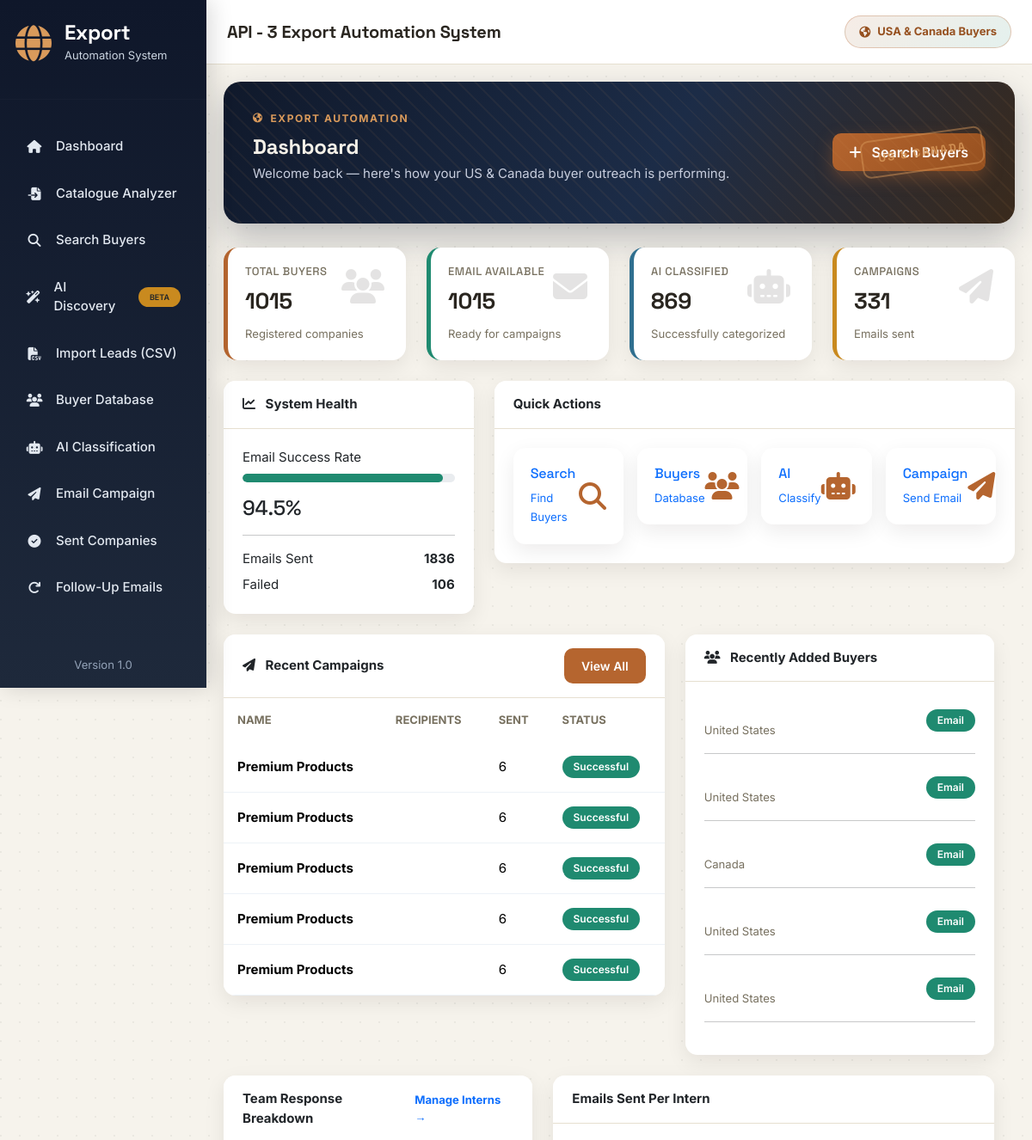
Page /dashboard (upper part) on the earlier database version.
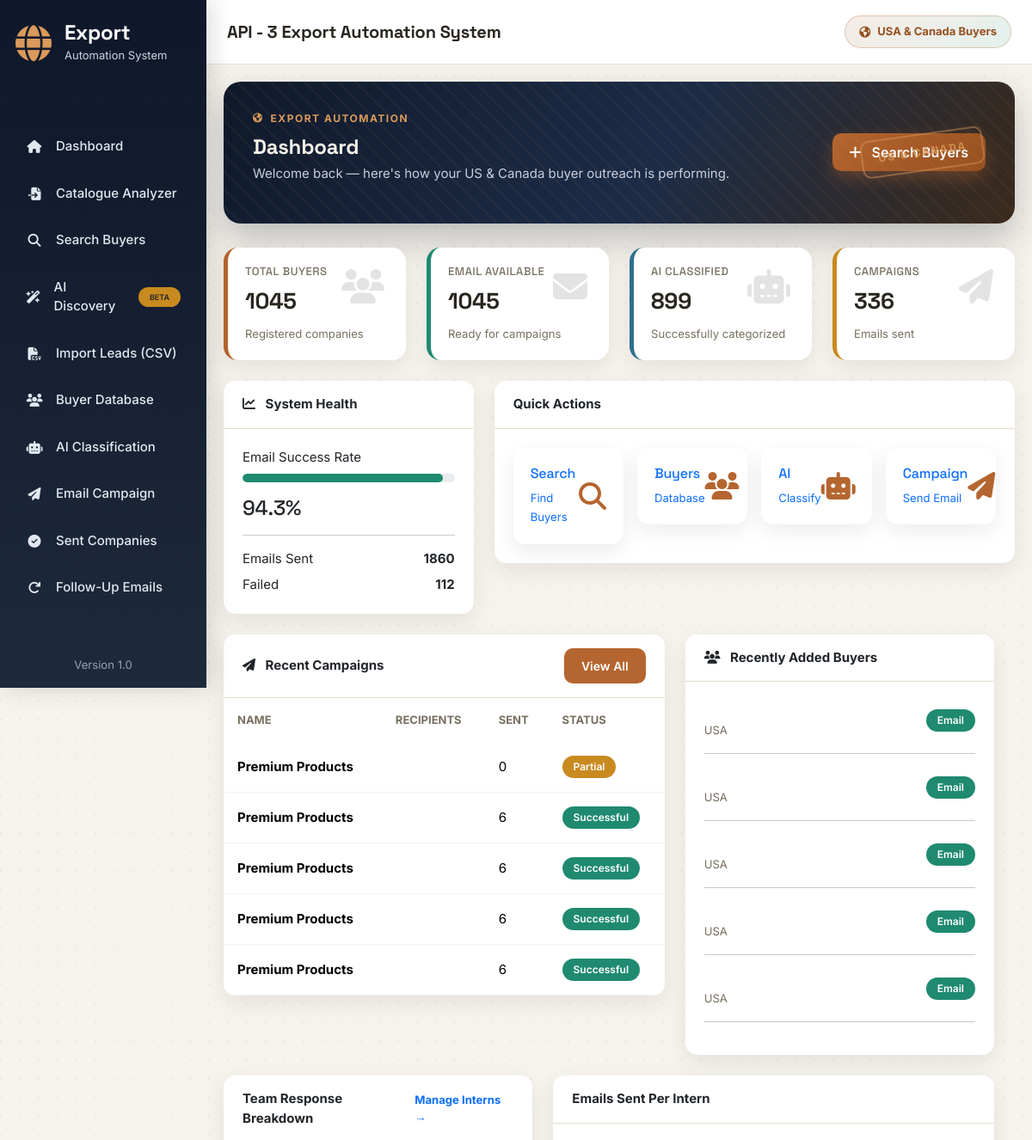
Same page on the later database version.
### app/models.py (models this page shows)
class Campaign(db.Model):
    __tablename__ = "campaigns"
    id = db.Column(db.Integer, primary_key=True)
    campaign_name = db.Column(db.String(150), nullable=False)
    subject = db.Column(db.String(255), nullable=False)
    body = db.Column(db.Text, nullable=False)
    recipients = db.Column(db.Integer, default=0)
    sent = db.Column(db.Integer, default=0)
    failed = db.Column(db.Integer, default=0)
    created_at = db.Column(
        db.DateTime,
        default=datetime.utcnow
    )

class Buyer(db.Model):
    __tablename__ = "buyers"
    id = db.Column(db.Integer, primary_key=True)
    company = db.Column(db.String(200), nullable=False)
    buyer_name = db.Column(db.String(200))
    email = db.Column(db.String(255))
    website = db.Column(db.String(300), unique=True)
    snippet = db.Column(db.Text)
    country = db.Column(db.String(100))
    state = db.Column(db.String(50))
    phone = db.Column(db.String(100))
    source = db.Column(db.String(100))
    category = db.Column(db.String(100), default="Unknown")
    status = db.Column(db.String(50), default="New")
    lead_score = db.Column(db.Integer)
    outreach_priority = db.Column(db.String(20))
    lead_score_reasons = db.Column(db.Text)
    product_match_percent = db.Column(db.Integer)
    relevant_categories = db.Column(db.String(500))
    style_estimate = db.Column(db.String(150))
    positioning_estimate = db.Column(db.String(100))
    recommended_products = db.Column(db.Text)
    decision_maker_name = db.Column(db.String(150))
    decision_maker_title = db.Column(db.String(150))
    email_domain_verified = db.Column(db.Boolean)
    email_live_verified = db.Column(db.Boolean)
    country_confirmed = db.Column(db.Boolean)
    analyzed_at = db.Column(db.DateTime)
    pipeline_stage = db.Column(db.String(50), default="Discovered")
    needs_follow_up = db.Column(db.Boolean, default=False)
    created_at = db.Column(
        db.DateTime,
        default=datetime.utcnow
    )

### app/routes/dashboard.py (the view)
@dashboard_bp.route("/")
@dashboard_bp.route("/dashboard")
def dashboard():
    data = DashboardService().get_dashboard_data()
    return render_template(
        "dashboard.html",
        total_buyers=data.get("total_buyers", 0),
        email_buyers=data.get("email_buyers", 0),
        classified_buyers=data.get("classified_buyers", 0),
        total_campaigns=data.get("total_campaigns", 0),
        total_sent=data.get("total_sent", 0),
        total_failed=data.get("total_failed", 0),
        success_rate=data.get("success_rate", 0),
        recent_campaigns=data.get("recent_campaigns", []),
        recent_buyers=data.get("recent_buyers", []),
        intern_totals=data.get("intern_totals", {}),
        intern_chart_data=data.get("intern_chart_data", {}),
    )

### app/services/database/intern_repository.py (called while the page is built)
    def all(self, status_filter=None, search=None):
        query = Intern.query
        if status_filter:
            query = query.filter(Intern.status == status_filter)
        if search:
            query = query.filter(Intern.name.ilike(f"%{search.strip()}%"))
        interns = query.all()
        interns.sort(
            key=lambda i: (
                0 if i.status == "Active" else 1,
                -(i.date_joined.toordinal() if i.date_joined else 0)
            )
        )
        return interns

    def totals(self):
        interns = self.all()
        return {
            "emails_sent": sum(i.emails_sent or 0 for i in interns),
            "automated_responses": sum(i.automated_responses or 0 for i in interns),
            "positive_responses": sum(i.positive_responses or 0 for i in interns),
            "active_count": sum(1 for i in interns if i.status == "Active"),
            "inactive_count": sum(1 for i in interns if i.status != "Active"),
        }

### app/templates/dashboard.html (shortened to what the changed rows need)
{% extends "base.html" %}
{% block content %}
<div class="fade-up">
    <div class="hero-banner d-flex justify-content-between align-items-center">
        <div>
            <h2>
                Dashboard
            </h2>
        </div>
    </div>
    <div class="row g-4">
        <div class="col-xl-3 col-md-6">
            <div class="stats-card stats-primary">
                <i class="fa-solid fa-users"></i>
                <h6>Total Buyers</h6>
                <h2>{{ total_buyers }}</h2>
                <small class="text-muted">
                    Registered companies
                </small>
            </div>
        </div>
        <div class="col-xl-3 col-md-6">
            <div class="stats-card stats-success">
                <i class="fa-solid fa-envelope"></i>
                <h6>Email Available</h6>
                <h2>{{ email_buyers }}</h2>
                <small class="text-muted">
                    Ready for campaigns
                </small>
            </div>
        </div>
        <div class="col-xl-3 col-md-6">
            <div class="stats-card stats-info">
                <i class="fa-solid fa-robot"></i>
                <h6>AI Classified</h6>
                <h2>{{ classified_buyers }}</h2>
                <small class="text-muted">
                    Successfully categorized
                </small>
            </div>
        </div>
        <div class="col-xl-3 col-md-6">
            <div class="stats-card stats-warning">
                <i class="fa-solid fa-paper-plane"></i>
                <h6>Campaigns</h6>
                <h2>{{ total_campaigns }}</h2>
                <small class="text-muted">
                    Emails sent
                </small>
            </div>
        </div>
    </div>
<div class="row mt-4">
    <div class="col-lg-4">
        <div class="card">
            <div class="card-body">
                <p class="mb-2">
                    Email Success Rate
                </p>
                <div class="progress mb-3">
                    <div
                        id="progressBar"
                        class="progress-bar bg-success">
                    </div>
                </div>
                <h4>
                    {{ success_rate }}%
                </h4>
                <hr>
                <div class="d-flex justify-content-between">
                    <span>Emails Sent</span>
                    <strong>{{ total_sent }}</strong>
                </div>
                <div class="d-flex justify-content-between mt-2">
                    <span>Failed</span>
                    <strong>{{ total_failed }}</strong>
                </div>
            </div>
        </div>
    </div>
<div class="row mt-4">
    <div class="col-lg-7">
        <div class="card">
            <div class="card-body p-0">
                <div class="table-responsive">
                    <table class="table">
                        <thead>
                            <tr>
                                <th>Name</th>
                                <th>Recipients</th>
                                <th>Sent</th>
                                <th>Status</th>
                            </tr>
                        </thead>
                        <tbody>
                        {% for campaign in recent_campaigns %}
                            <tr>
                                <td>
                                    <strong>
                                        {{ campaign.campaign_name }}
                                    </strong>
                                </td>
                                <td>
                                </td>
                                <td>
                                    {{ campaign.sent }}
                                </td>
                                <td>
                                    {% if campaign.failed == 0 %}
                                    <span class="badge bg-success">
                                        Successful
                                    </span>
                                    {% else %}
                                    <span class="badge bg-warning">
                                        Partial
                                    </span>
                                    {% endif %}
                                </td>
                            </tr>
                        {% else %}
                            <tr>
                                <td colspan="4" class="text-center py-4">
                                    No campaigns found.
                                </td>
                            </tr>
                        {% endfor %}
                        </tbody>
                    </table>
                </div>
            </div>
        </div>
    </div>
    <div class="col-lg-5">
        <div class="card">
            <div class="card-body">
                {% for buyer in recent_buyers %}
                <div class="d-flex justify-content-between align-items-center mb-3">
                    <div>
                        <br>
                        <small class="text-muted">
                            {{ buyer.country }}
                        </small>
                    </div>
                    <div>
                        {% if buyer.email %}
                        <span class="badge bg-success">
                            Email
                        </span>
                        {% else %}
                        <span class="badge bg-danger">
                            No Email
                        </span>
                        {% endif %}
                    </div>
                </div>
                <hr>
                {% else %}
                <p class="text-center">
                    No buyers found.
                </p>
                {% endfor %}
            </div>
        </div>
    </div>
</div>
</div>
{% endblock %}

Differences in the rows shown:
no longer on this page (row unchanged): Campaign: campaign_name "Premium Products", sent "6", failed "Successful"
no longer on this page (row edited): Buyer: country "United States", shows "Email"
no longer on this page (row edited): Buyer: country "United States", shows "Email"
no longer on this page (row edited): Buyer: country "Canada", shows "Email"
no longer on this page (row edited): Buyer: country "United States", email "Email"
no longer on this page (row edited): Buyer: country "United States", shows "Email"
added Campaign: campaign_name "Premium Products", sent "0", failed "Partial"
added Buyer: country "USA", shows "Email"
added Buyer: country "USA", shows "Email"
added Buyer: country "USA", shows "Email"
added Buyer: country "USA", shows "Email"
added Buyer: country "USA", shows "Email"
Other differences:
{{ total_buyers }}: "1015" → "1045"
{{ email_buyers }}: "1015" → "1045"
{{ classified_buyers }}: "869" → "899"
{{ total_campaigns }}: "331" → "336"
{{ success_rate }}: "94.5" → "94.3"
{{ total_sent }}: "1836" → "1860"
{{ total_failed }}: "106" → "112"
